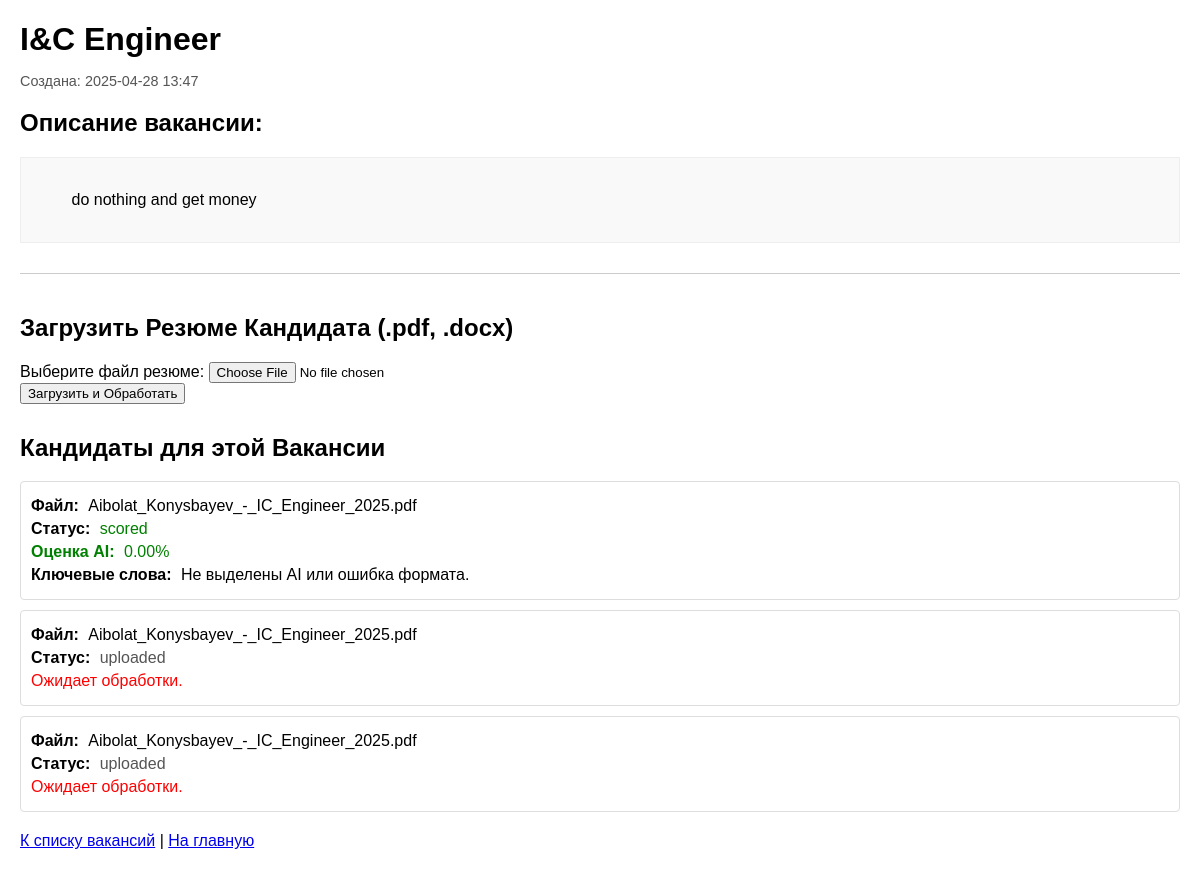
The app's page /jobs/1 (signed in), older data.
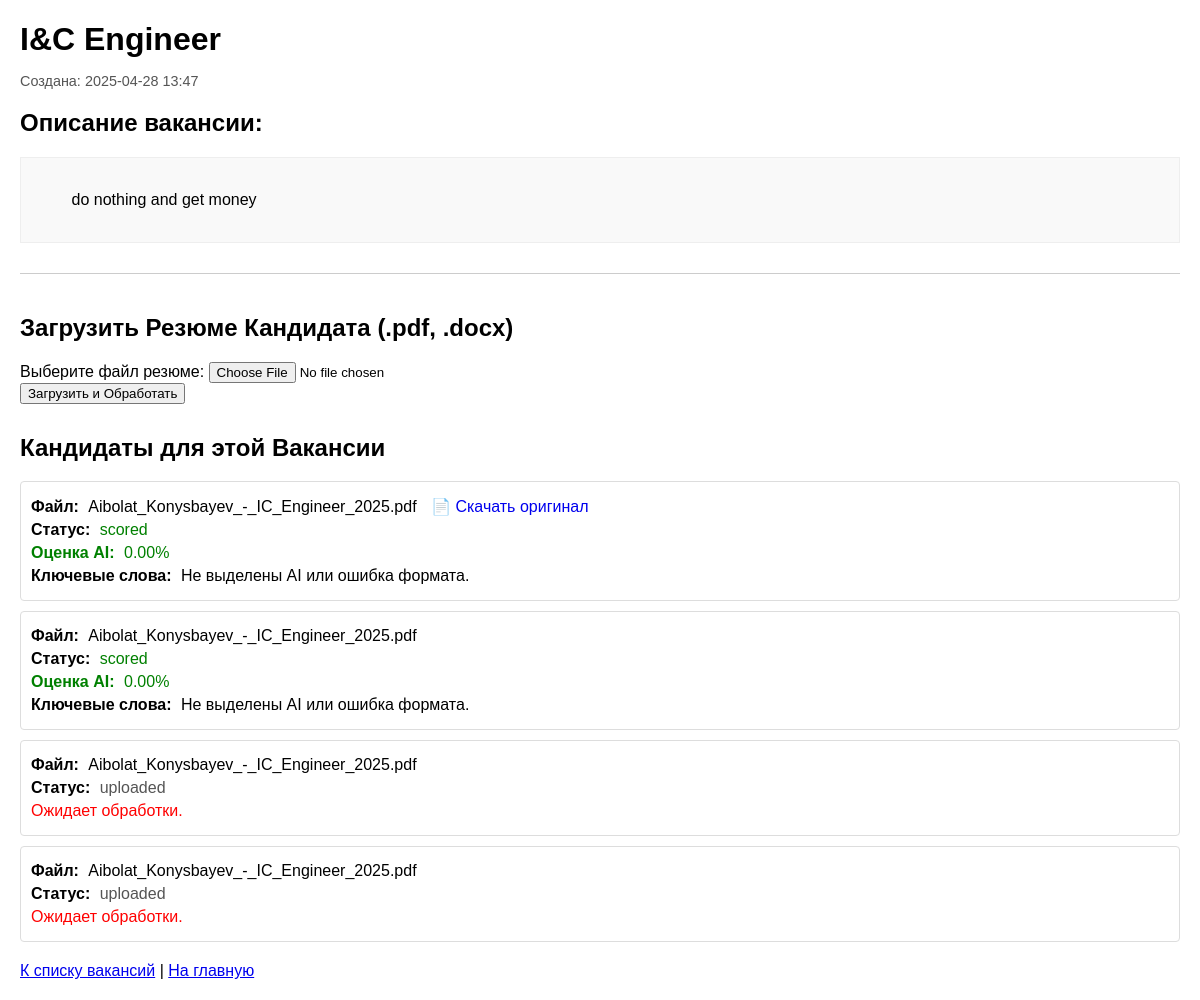
The same page, newer data.
### app.py (models this page shows, shortened)
class Vacancy(db.Model):
    id = db.Column(db.Integer, primary_key=True)
    title = db.Column(db.String(100), nullable=False)
    description = db.Column(db.Text, nullable=False)
    created_at = db.Column(db.DateTime, nullable=False, default=datetime.utcnow)
    user_id = db.Column(db.Integer, db.ForeignKey('user.id'), nullable=False)
    candidates = db.relationship('Candidate', backref='vacancy', lazy=True, cascade='all, delete-orphan', order_by="Candidate.created_at.desc()")

class Candidate(db.Model):
    id = db.Column(db.Integer, primary_key=True)
    vacancy_id = db.Column(db.Integer, db.ForeignKey('vacancy.id'), nullable=False)
    original_filename = db.Column(db.String(255), nullable=False)
    storage_path = db.Column(db.String(255), nullable=True) # Путь, где хранится сам файл (опционально)
    extracted_text = db.Column(db.Text, nullable=True)
    ai_score = db.Column(db.Float, nullable=True)
    keywords = db.Column(db.Text, nullable=True)
    status = db.Column(db.String(50), nullable=False, default='uploaded')
    created_at = db.Column(db.DateTime, nullable=False, default=datetime.utcnow)

### app.py (the view)
@app.route('/jobs/<int:job_id>')
@login_required
def view_job(job_id):
    job = Vacancy.query.get_or_404(job_id)
    if job.user_id != current_user.id:
        abort(403)
    candidates = job.candidates # Благодаря relationship в модели Vacancy, они уже отсортированы
    return render_template('view_job.html', job=job, user=current_user, candidates=candidates)

### app.py (called while the page is built)
@login_manager.user_loader
def load_user(user_id):
    return User.query.get(int(user_id))

@app.template_filter('from_json')
def from_json_filter(json_string):
    if isinstance(json_string, str):
        try:
            return json.loads(json_string)
        except (json.JSONDecodeError, TypeError):
            return None
    return json_string

### templates/view_job.html (shortened to what this page needs)
<!DOCTYPE html>
<html lang="ru">
<head>
</head>
<body>
    <h1>{{ job.title }}</h1>
    <p class="job-meta">
        Создана: {{ job.created_at.strftime('%Y-%m-%d %H:%M') }}
    </p>
    <h2>Описание вакансии:</h2>
    <div class="job-description">
        {{ job.description }}
    </div>
    <div style="margin-top: 30px; padding-top: 20px; border-top: 1px solid #ccc;">
        <h2>Загрузить Резюме Кандидата (.pdf, .docx)</h2>
        <form method="POST" action="{{ url_for('upload_resume', job_id=job.id) }}" enctype="multipart/form-data">
            <div>
                <label for="resume_file">Выберите файл резюме:</label>
                <input type="file" id="resume_file" name="resume_file" accept=".pdf,.docx" required>
            </div>
            <button type="submit">Загрузить и Обработать</button>
        </form>
    </div>
    <div style="margin-top: 30px;">
        <h2>Кандидаты для этой Вакансии</h2>
        {% if candidates %}
            <ul class="candidate-list">
            {% for candidate in candidates %}
                <li class="candidate-item">
                    <p><strong>Файл:</strong> {{ candidate.original_filename }}
                       {% if candidate.storage_path %}
                           <a href="{{ url_for('download_resume', candidate_id=candidate.id) }}" target="_blank" style="margin-left: 10px; text-decoration: none;">
                               📄 Скачать оригинал
                           </a>
                       {% endif %}
                    </p>
                    <p><strong>Статус:</strong> <span class="status-{{ candidate.status }}">{{ candidate.status }}</span></p>
                    {% if candidate.status == 'scored' %}
                        <p style="color: green;"><strong>Оценка AI:</strong> {{ "%.2f" | format(candidate.ai_score) }}%</p>
                        {% if candidate.keywords %}
                            {% set keywords_list = candidate.keywords | from_json %}
                            <p><strong>Ключевые слова:</strong>
                                {% if keywords_list and (keywords_list is iterable) and (keywords_list is not string) %}
                                    {{ keywords_list | join(', ') }}
                                {% else %}
                                    Не выделены AI или ошибка формата.
                                {% endif %}
                            </p>
                        {% endif %}
                    {% elif 'failed' in candidate.status or candidate.status in ['uploaded', 'processing'] %}
                         <p style="color: red;">
                            {% if candidate.keywords and 'failed' in candidate.status and candidate.keywords is string %}
                                Детали: {{ candidate.keywords }}
                            {% elif candidate.status == 'uploaded' %}
                                Ожидает обработки.
                            {% elif candidate.status == 'processing' %}
                                В процессе обработки...
                            {% else %}
                                См. логи сервера для деталей ошибки.
                            {% endif %}
                         </p>
                    {% endif %}
                </li>
            {% endfor %}
            </ul>
        {% else %}
            <p class="no-jobs">Кандидатов пока нет.</p>
        {% endif %}
    </div>
    <p style="margin-top: 20px;">
        <a href="{{ url_for('list_jobs') }}">К списку вакансий</a>
         |
        <a href="{{ url_for('index') }}">На главную</a>
    </p>
</body>
</html>

### templates/view_job.html (style rules this page uses)
body { font-family: sans-serif; margin: 20px; }
h1 { margin-bottom: 5px; }
.job-meta { font-size: 0.9em; color: #555; margin-bottom: 20px; }
.job-description { border: 1px solid #eee; padding: 15px; white-space: pre-wrap; word-wrap: break-word; background-color: #f9f9f9; }
.candidate-list { list-style: none; padding: 0; }
.candidate-item { border: 1px solid #ddd; padding: 10px; margin-bottom: 10px; border-radius: 4px; }
.candidate-item p { margin: 5px 0; }
.candidate-item strong { margin-right: 5px; }
.status-uploaded { color: #555; }
.status-scored { color: green; }

Row changes from the older to the newer data that the page shows:
added Candidate: original_filename "Aibolat_Konysbayev_-_IC_Engineer_2025.pdf", status "scored", ai_score "0.00", shows "Ключевые слова:", keywords "Не выделены AI или ошибка формата."
